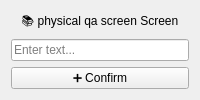
<?xml version="1.0" encoding="UTF-8"?>
<ui version="4.0">
 <class>physical_qa_screen</class>
 <widget class="QWidget" name="physical_qa_screen">
  <layout class="QVBoxLayout" name="verticalLayout">
   <item>
    <widget class="QLabel" name="label_heading">
     <property name="text">
      <string>📚 physical qa screen Screen</string>
     </property>
     <property name="alignment">
      <set>Qt::AlignCenter</set>
     </property>
    </widget>
   </item>
   <item>
    <widget class="QLineEdit" name="titleInput">
     <property name="placeholderText">
      <string>Enter text...</string>
     </property>
    </widget>
   </item>
   <item>
    <widget class="QPushButton" name="saveButton">
     <property name="text">
      <string>➕ Confirm</string>
     </property>
    </widget>
   </item>
  </layout>
 </widget>
 <resources/>
 <connections/>
</ui>
